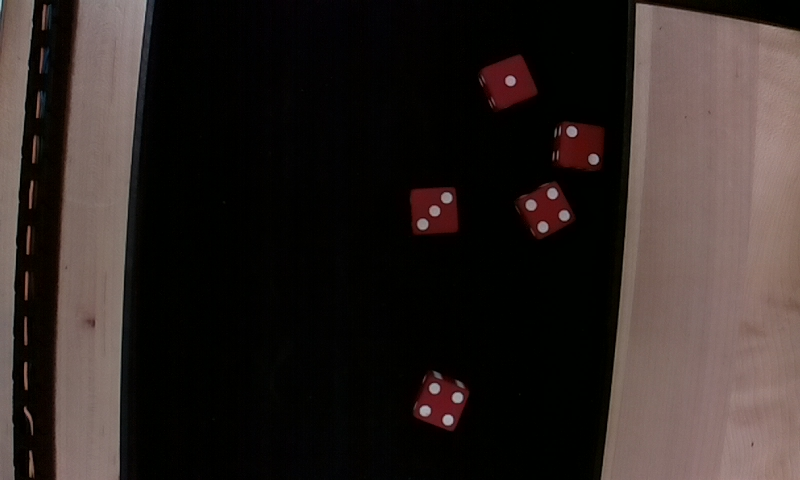
#> input picture opencv-recognize-dice/pics_3_/image 3(2).jpg, 800 x 480 px
$ jupyter execute 'Recognize Dice.ipynb'   (shell and % lines are left out)   (older library calls are emulated)
#> lines starting #> are read from the running program, lines starting #| are printed output that depends on the picture; after the words box and inside, x2 and y2 are one past the last pixel; in counts of white or black regions, pixels touching at a corner belong together
# OpenCV : Recognize Dice

### Import resources

[cell 1]
import matplotlib.pyplot as plt
import numpy as np
import cv2

### Read in and display the image

[cell 2]
# Read in the image
image = cv2.imread('pics_3_/image 3(2).jpg')
#> image is the input picture: shape (480, 800, 3); mean B, G, R 35.9, 38.5, 47.2

# crop the box
image = image[:, 147:604]
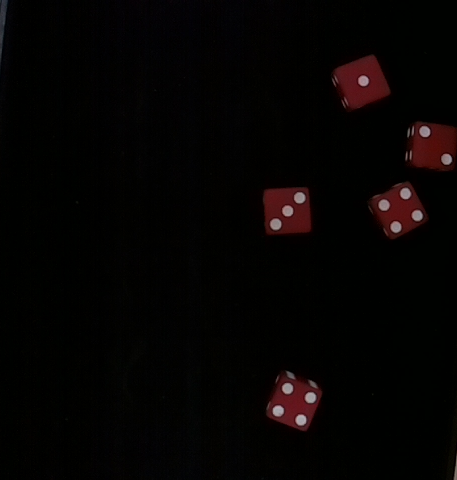
#> image: shape (480, 457, 3); mean B, G, R 2.5, 3.2, 5.6

# Print out the type of image data and its dimensions (height, width, and color)
print('This image is:', type(image),
      ' with dimensions:', image.shape)
#| This image is: <class 'numpy.ndarray'>  with dimensions: (480, 457, 3)

[cell 3]
# Make a copy of the image
image_copy = np.copy(image)

# Change color to RGB (from BGR)
image_copy = cv2.cvtColor(image_copy, cv2.COLOR_BGR2RGB)

# Display the image copy
plt.imshow(image_copy)

## Recognize 6 Dice

### Define the color threshold (mask)

[cell 4]
lower = np.array([31, 12, 0])
upper = np.array([255, 255, 255])

# Define the masked area
mask = cv2.inRange(image_copy, lower, upper)
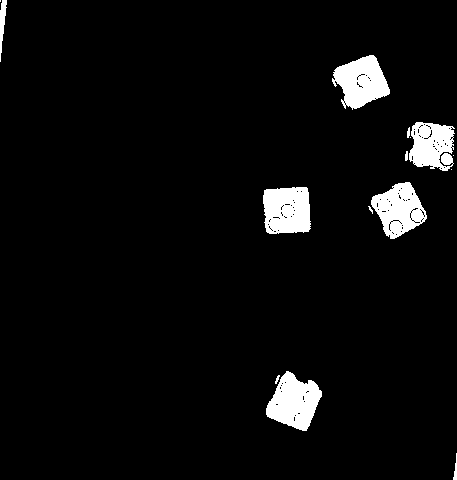
#> mask: shape (480, 457); 4.6% white; 15 white regions (5 under 20 px)
plt.imshow(mask, cmap='gray')

### if needed: blur the image to hide noise

[cell 5]
# mask =  cv2.bilateralFilter(mask,9,175,75)
# plt.imshow(mask, cmap='gray')

### find contours (dice)

[cell 6]
_, contours, _ = cv2.findContours(mask, cv2.RETR_LIST, cv2.CHAIN_APPROX_NONE)
#> contours = 156 contours, 149 with area under 20; largest, box (x1, y1, x2, y2) and area: (266, 371, 322, 431) 2034, (263, 187, 311, 234) 1942, (332, 55, 390, 110) 1927, (371, 182, 427, 239) 1922, (409, 122, 455, 171) 1636, (0, 0, 7, 62) 160, (453, 453, 457, 480) 28
print(len(contours))
#| 156

### keep only the contours that is greater of specific size (the minimum size of dice area)
##### * outout should be 6

[cell 7]
# 1010101 is just a large number

def eliminate_contours(contours, area_lower_bound):
    # get the area of all contours
#> called with area_lower_bound = 1200
    c_area = list(map(lambda arg: cv2.contourArea(arg), contours))
#> c_area = 156 values, max 2033.5 at index 15, min 0 at index 94, mean 65.43
    print(sorted(c_area))
#> (printed output is left out)

    # make tuple: (contour index, contour area)
    c_area = list(enumerate(c_area))
#> c_area = 156 pairs, first value 0 to 155, second value 0 to 2033.5
    # print(c_area)

    # area_lower_bound: keep only the contours areas that is greater than area_lower_bound
    c_area = list(filter(lambda arg: arg[1] > area_lower_bound, c_area))
#> c_area = [(15, 2033.5), (92, 1941.5), (93, 1921.5), (138, 1635.5), (153, 1927)]
    # print(c_area)

    # keep only the contours that its index is same as the c_area indexes; c means one contour
    contours = [c for i, c in enumerate(contours) if i in np.array(c_area)[:,0]]
#> contours = 5 contours; box (x1, y1, x2, y2) and area: (266, 371, 322, 431) 2034, (263, 187, 311, 234) 1942, (332, 55, 390, 110) 1927, (371, 182, 427, 239) 1922, (409, 122, 455, 171) 1636
    print(len(contours))
#| 5
    return contours

contours = eliminate_contours(contours, 1200)

### draw 6 dice

[cell 8]
out = np.copy(image_copy)
out = cv2.drawContours(out, contours, -1, (0,255,0), 3)
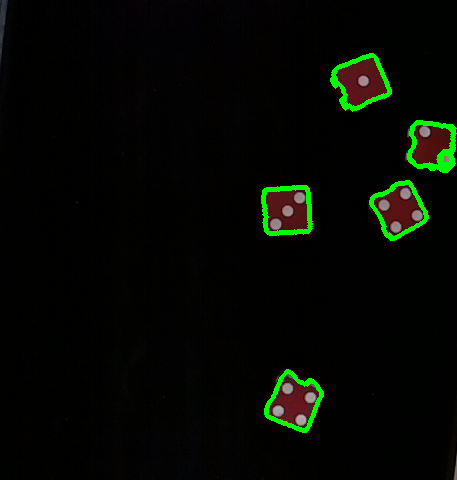
#> out: shape (480, 457, 3); mean R, G, B 4.6, 7.9, 2.2
plt.imshow(out)

## Recognize 1 Dice - isolate specific dice

[cell 9]
which_dice = -1    # from 0 to 5

dice = np.copy(image_copy)
shaded_dice = np.zeros_like(image_copy)

# shade the wanted pixel with red
cv2.drawContours(shaded_dice, contours, which_dice, 255, -1)
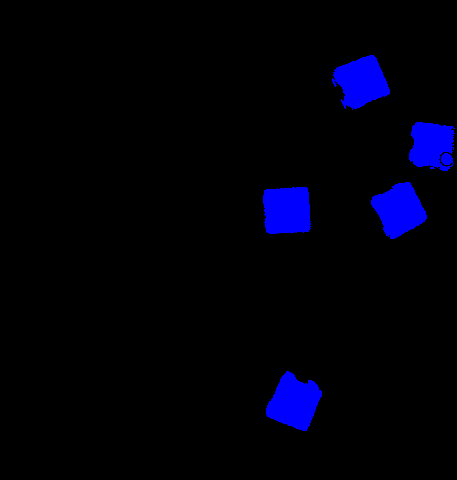
#> shaded_dice: shape (480, 457, 3); mean of channels 0, 1, 2 11.5, 0, 0; drawn as B, G, R
# plt.imshow(mask)

# maek all pixel black and keep the pixels of the shaded red area
dice[shaded_dice[:,:,0] != 255] = [0,0,0]   # NOTE: dice (3 channels)
                                            #       shaded_dice (1 channel; we only select the RED channel - to target 255)
plt.imshow(dice)

## Recognize Dot(s) in a Dice
### Define the color threshold (mask)

[cell 10]
lower = np.array([88, 80, 0])
upper = np.array([255, 255, 255])

# Define the masked area
mask = cv2.inRange(dice, lower, upper)
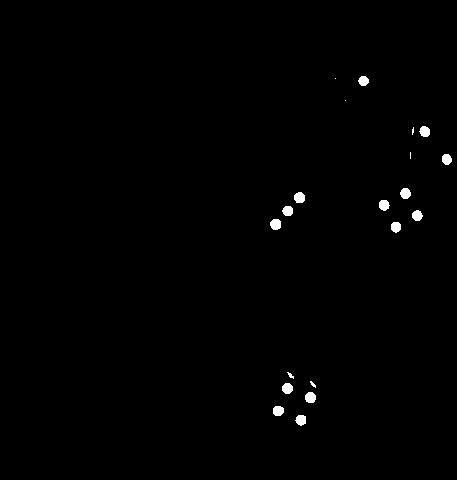
#> mask: shape (480, 457); 0.62% white; 20 white regions (4 under 20 px)
plt.imshow(mask, cmap='gray')

### find contours - dot(s)

[cell 11]
_, contours, _ = cv2.findContours(mask, cv2.RETR_LIST, cv2.CHAIN_APPROX_NONE)
#> contours = 20 contours, 6 with area under 20; largest, box (x1, y1, x2, y2) and area: (270, 219, 281, 230) 85, (305, 392, 316, 403) 84, (294, 192, 305, 203) 84, (282, 383, 293, 394) 82, (400, 188, 411, 199) 79
print(len(contours))
#| 20

### keep only the contours that is greater of specific size (the minimum size of a dot area)
##### * outout should from 1 to 6

[cell 12]
contours = eliminate_contours(contours, 60)
#| [0.0, 0.0, 0.0, 4.0, 12.0, 12.5, 70.0, 73.5, 75.0, 75.0, 76.0, 77.0, 77.5, 77.5, 78.5, 79.0, 82.0, 84.0, 84.0, 85.0]
#> in eliminate_contours (call 2), `contours = [c for i, c in enumerate(contours) if i in np.array(c_area)..`: contours = 14 contours; largest, box (x1, y1, x2, y2) and area: (270, 219, 281, 230) 85, (305, 392, 316, 403) 84, (294, 192, 305, 203) 84, (282, 383, 293, 394) 82, (400, 188, 411, 199) 79
#| 14

$ run again, with opencv-recognize-dice/pics_3_/image 1(2).jpg copied over opencv-recognize-dice/pics_3_/image 3(2).jpg
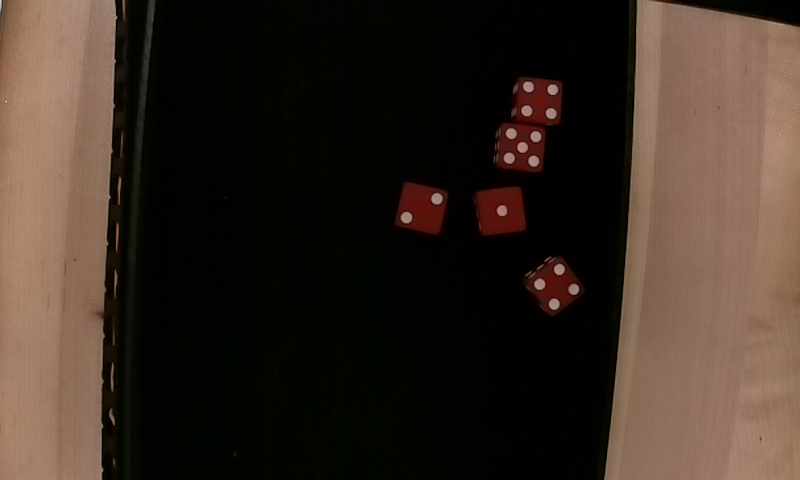
#> input picture opencv-recognize-dice/pics_3_/image 1(2).jpg, 800 x 480 px
#> image is the input picture: shape (480, 800, 3); mean B, G, R 34.6, 43.8, 56.1
#> image: shape (480, 457, 3)
#| This image is: <class 'numpy.ndarray'>  with dimensions: (480, 457, 3)
#> `mask = cv2.inRange(image_copy, lower, upper)`:
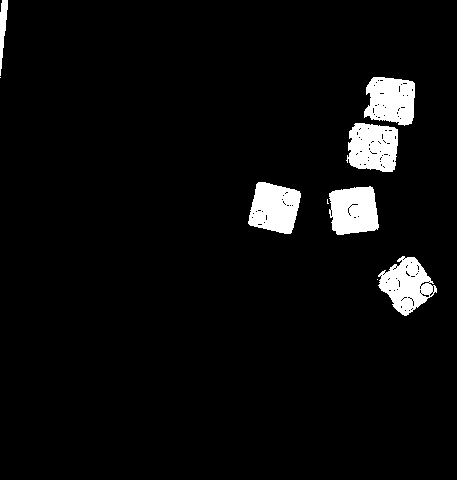
#> mask: shape (480, 457); 4.7% white; 9 white regions (3 under 20 px)
#> `_, contours, _ = cv2.findContours(mask, cv2.RETR_LIST, cv2.CHAIN_APPRO..`: contours = 153 contours, 147 with area under 20; largest, box (x1, y1, x2, y2) and area: (346, 123, 398, 172) 2017, (378, 256, 437, 316) 2014, (248, 182, 301, 234) 1970, (329, 186, 379, 235) 1938, (364, 77, 415, 126) 1919, (0, 0, 8, 76) 254
#| 153
#> in eliminate_contours, `c_area = list(map(lambda arg: cv2.contourArea(arg), contours))`: c_area = 153 values, max 2017 at index 123, min 0 at index 28, mean 69.83
#> (printed output is left out)
#> in eliminate_contours, `c_area = list(enumerate(c_area))`: c_area = 153 pairs, first value 0 to 152, second value 0 to 2017
#> in eliminate_contours, `c_area = list(filter(lambda arg: arg[1] > area_lower_bound, c_area))`: c_area = [(49, 2013.5), (79, 1937.5), (80, 1970), (123, 2017), (150, 1919)]
#> in eliminate_contours, `contours = [c for i, c in enumerate(contours) if i in np.array(c_area)..`: contours = 5 contours; box (x1, y1, x2, y2) and area: (346, 123, 398, 172) 2017, (378, 256, 437, 316) 2014, (248, 182, 301, 234) 1970, (329, 186, 379, 235) 1938, (364, 77, 415, 126) 1919
#| 5
#> out: shape (480, 457, 3); mean R, G, B 4.5, 9.1, 1.4
#> `mask = cv2.inRange(dice, lower, upper)`:
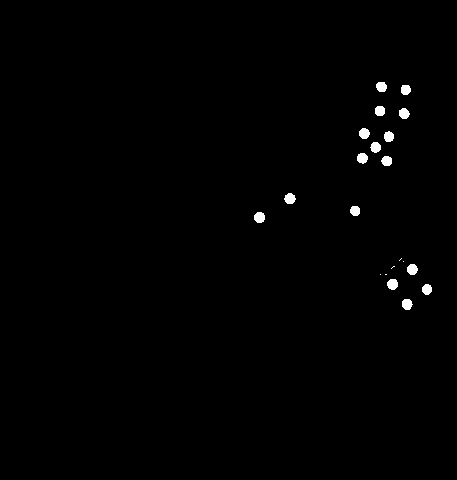
#> mask: shape (480, 457); 0.67% white; 21 white regions (5 under 20 px)
#> `_, contours, _ = cv2.findContours(mask, cv2.RETR_LIST, cv2.CHAIN_APPRO..`: contours = 21 contours, 5 with area under 20; largest, box (x1, y1, x2, y2) and area: (254, 212, 265, 223) 83, (284, 193, 296, 204) 82, (387, 279, 398, 290) 82, (407, 264, 418, 275) 80, (402, 299, 413, 310) 80
#| 21
#| [0.0, 0.0, 0.0, 0.0, 0.0, 69.5, 70.0, 72.5, 72.5, 73.0, 74.0, 75.5, 76.0, 77.0, 78.5, 79.0, 79.5, 80.0, 81.5, 82.0, 83.0]
#> in eliminate_contours (call 2), `contours = [c for i, c in enumerate(contours) if i in np.array(c_area)..`: contours = 16 contours; largest, box (x1, y1, x2, y2) and area: (254, 212, 265, 223) 83, (284, 193, 296, 204) 82, (387, 279, 398, 290) 82, (407, 264, 418, 275) 80, (402, 299, 413, 310) 80
#| 16

$ run again, with opencv-recognize-dice/pics_3_/image 2(2).jpg copied over opencv-recognize-dice/pics_3_/image 3(2).jpg
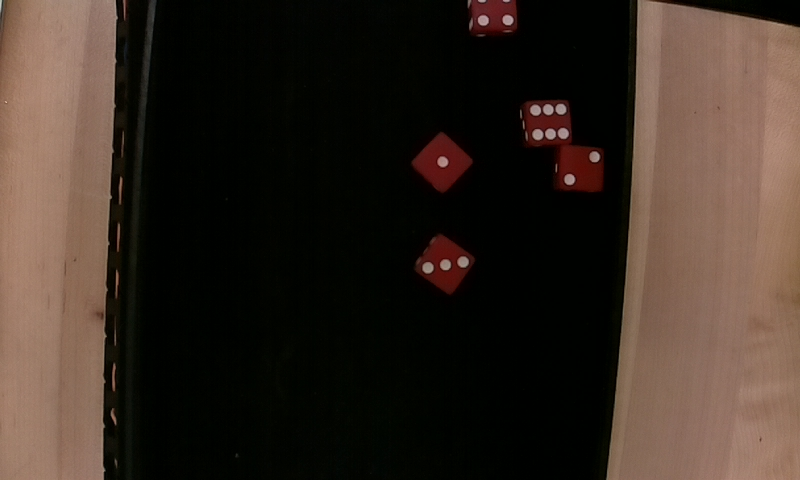
#> input picture opencv-recognize-dice/pics_3_/image 2(2).jpg, 800 x 480 px
#> image is the input picture: shape (480, 800, 3); mean B, G, R 34.6, 42.9, 54.9
#> image: shape (480, 457, 3)
#| This image is: <class 'numpy.ndarray'>  with dimensions: (480, 457, 3)
#> `mask = cv2.inRange(image_copy, lower, upper)`:
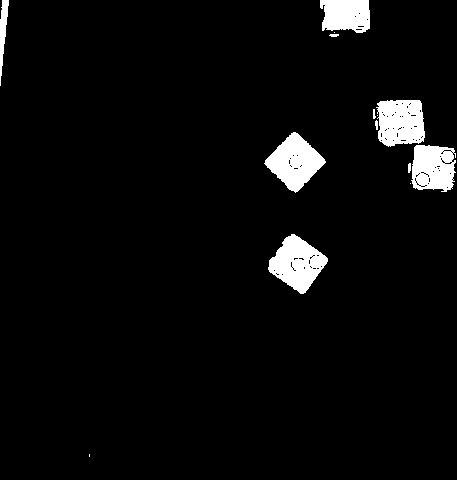
#> mask: shape (480, 457); 4.4% white; 14 white regions (4 under 20 px)
#> `_, contours, _ = cv2.findContours(mask, cv2.RETR_LIST, cv2.CHAIN_APPRO..`: contours = 121 contours, 115 with area under 20; largest, box (x1, y1, x2, y2) and area: (268, 234, 328, 294) 2030, (264, 132, 326, 193) 1966, (376, 100, 425, 147) 1866, (411, 145, 456, 192) 1683, (320, 0, 370, 33) 1350, (0, 0, 9, 86) 294
#| 121
#> in eliminate_contours, `c_area = list(map(lambda arg: cv2.contourArea(arg), contours))`: c_area = 121 values, max 2030.5 at index 22, min 0 at index 0, mean 79.86
#> (printed output is left out)
#> in eliminate_contours, `c_area = list(enumerate(c_area))`: c_area = 121 pairs, first value 0 to 120, second value 0 to 2030.5
#> in eliminate_contours, `c_area = list(filter(lambda arg: arg[1] > area_lower_bound, c_area))`: c_area = [(22, 2030.5), (66, 1683), (79, 1965.5), (111, 1866), (119, 1350.5)]
#> in eliminate_contours, `contours = [c for i, c in enumerate(contours) if i in np.array(c_area)..`: contours = 5 contours; box (x1, y1, x2, y2) and area: (268, 234, 328, 294) 2030, (264, 132, 326, 193) 1966, (376, 100, 425, 147) 1866, (411, 145, 456, 192) 1683, (320, 0, 370, 33) 1350
#| 5
#> out: shape (480, 457, 3); mean R, G, B 4.4, 8.5, 1.5
#> `mask = cv2.inRange(dice, lower, upper)`:
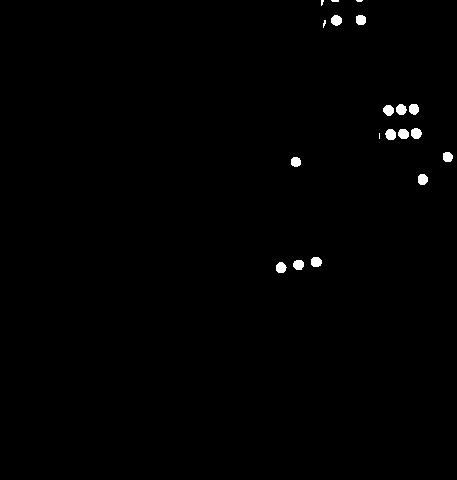
#> mask: shape (480, 457); 0.61% white; 19 white regions (5 under 20 px)
#> `_, contours, _ = cv2.findContours(mask, cv2.RETR_LIST, cv2.CHAIN_APPRO..`: contours = 19 contours, 5 with area under 20; largest, box (x1, y1, x2, y2) and area: (385, 129, 396, 140) 82, (411, 128, 422, 139) 80, (331, 15, 342, 26) 79, (383, 105, 394, 116) 78, (276, 262, 287, 273) 78
#| 19
#| [0.0, 5.0, 6.0, 6.5, 6.5, 69.0, 70.0, 72.5, 75.0, 75.5, 76.0, 77.0, 77.0, 77.5, 78.0, 78.5, 79.0, 80.5, 81.5]
#> in eliminate_contours (call 2), `contours = [c for i, c in enumerate(contours) if i in np.array(c_area)..`: contours = 14 contours; largest, box (x1, y1, x2, y2) and area: (385, 129, 396, 140) 82, (411, 128, 422, 139) 80, (331, 15, 342, 26) 79, (383, 105, 394, 116) 78, (276, 262, 287, 273) 78
#| 14

$ run again, with opencv-recognize-dice/pics_3_/image 4(2).jpg copied over opencv-recognize-dice/pics_3_/image 3(2).jpg
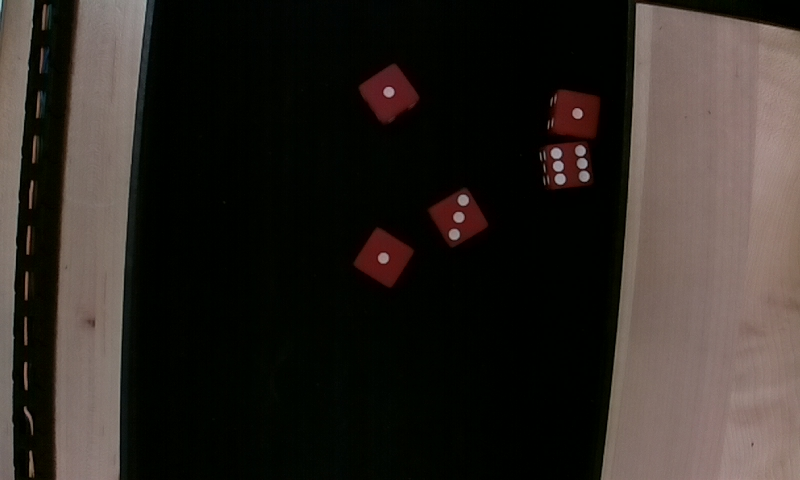
#> input picture opencv-recognize-dice/pics_3_/image 4(2).jpg, 800 x 480 px
#> image is the input picture: shape (480, 800, 3); mean B, G, R 36, 40.5, 46.6
#> image: shape (480, 457, 3)
#| This image is: <class 'numpy.ndarray'>  with dimensions: (480, 457, 3)
#> `mask = cv2.inRange(image_copy, lower, upper)`:
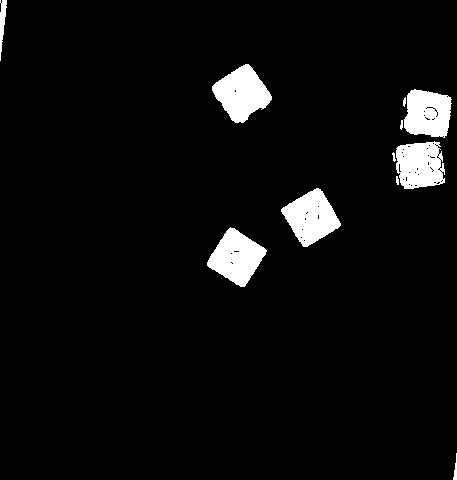
#> mask: shape (480, 457); 4.7% white; 11 white regions
#> `_, contours, _ = cv2.findContours(mask, cv2.RETR_LIST, cv2.CHAIN_APPRO..`: contours = 77 contours, 70 with area under 20; largest, box (x1, y1, x2, y2) and area: (212, 64, 272, 123) 2046, (281, 188, 341, 247) 1990, (207, 227, 267, 287) 1988, (396, 141, 445, 189) 1848, (404, 89, 452, 138) 1791, (0, 0, 7, 61) 160, (453, 453, 457, 480) 28
#| 77
#> in eliminate_contours, `c_area = list(map(lambda arg: cv2.contourArea(arg), contours))`: c_area = 77 values, max 2046 at index 75, min 2 at index 1, mean 131.7
#> (printed output is left out)
#> in eliminate_contours, `c_area = list(enumerate(c_area))`: c_area = 77 pairs, first value 0 to 76, second value 2 to 2046
#> in eliminate_contours, `c_area = list(filter(lambda arg: arg[1] > area_lower_bound, c_area))`: c_area = [(8, 1988.5), (14, 1990.5), (56, 1848.5), (74, 1791), (75, 2046)]
#> in eliminate_contours, `contours = [c for i, c in enumerate(contours) if i in np.array(c_area)..`: contours = 5 contours; box (x1, y1, x2, y2) and area: (212, 64, 272, 123) 2046, (281, 188, 341, 247) 1990, (207, 227, 267, 287) 1988, (396, 141, 445, 189) 1848, (404, 89, 452, 138) 1791
#| 5
#> out: shape (480, 457, 3); mean R, G, B 4.1, 8.7, 1.7
#> `mask = cv2.inRange(dice, lower, upper)`:
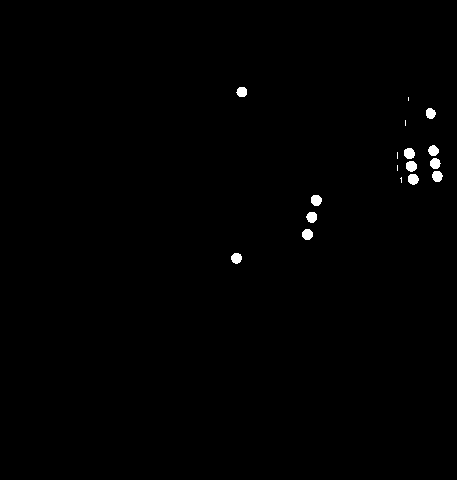
#> mask: shape (480, 457); 0.53% white; 17 white regions (5 under 20 px)
#> `_, contours, _ = cv2.findContours(mask, cv2.RETR_LIST, cv2.CHAIN_APPRO..`: contours = 17 contours, 5 with area under 20; largest, box (x1, y1, x2, y2) and area: (311, 195, 322, 206) 84, (404, 148, 415, 159) 83, (302, 229, 313, 240) 82, (406, 161, 417, 172) 82, (408, 174, 419, 185) 80
#| 17
#| [0.0, 0.0, 0.0, 0.0, 1.0, 71.0, 74.0, 75.5, 77.0, 78.5, 79.5, 79.5, 80.5, 81.5, 82.0, 83.0, 83.5]
#> in eliminate_contours (call 2), `contours = [c for i, c in enumerate(contours) if i in np.array(c_area)..`: contours = 12 contours; largest, box (x1, y1, x2, y2) and area: (311, 195, 322, 206) 84, (404, 148, 415, 159) 83, (302, 229, 313, 240) 82, (406, 161, 417, 172) 82, (408, 174, 419, 185) 80
#| 12
